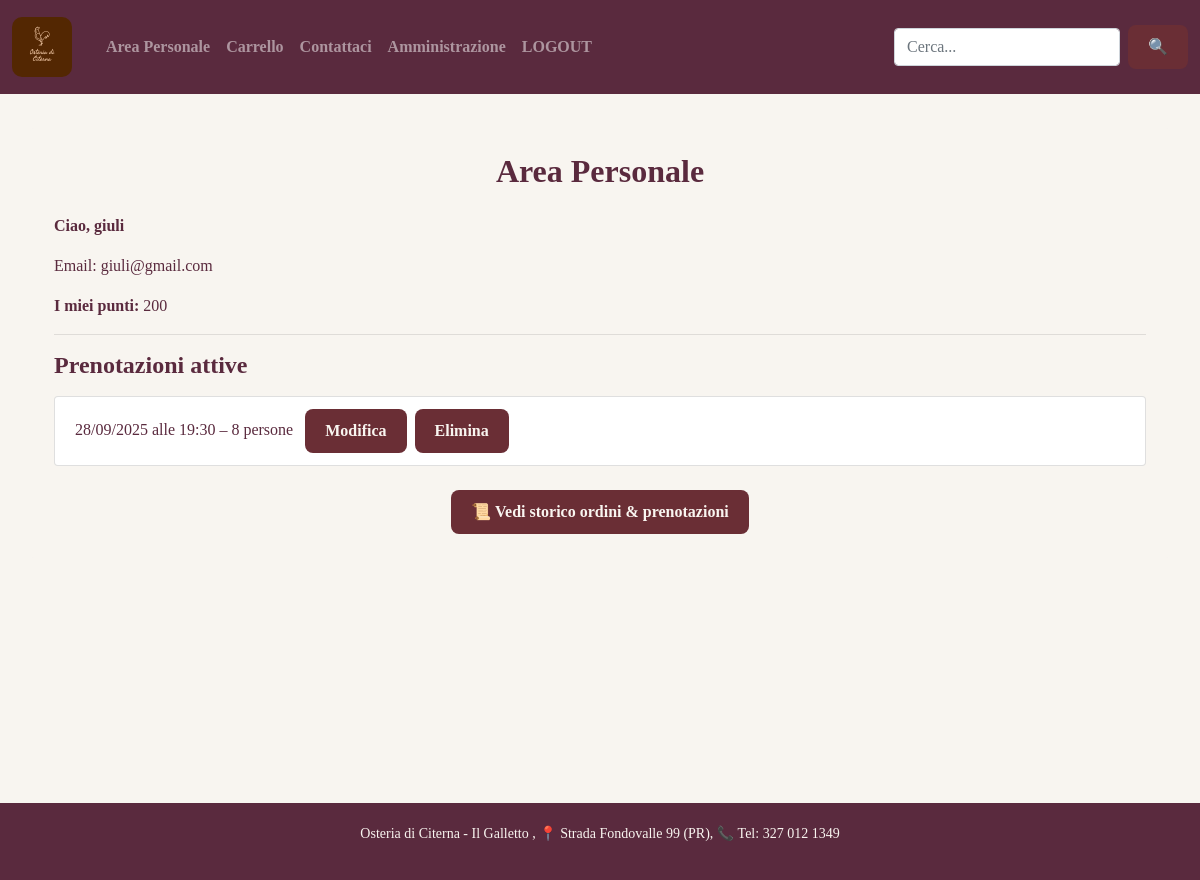
The page /area_personale/ (signed in) on the database its author committed.
### accounts/models.py (models this page shows, shortened)
class Prenotazione(models.Model):
    utente = models.ForeignKey(User, on_delete=models.CASCADE)
    data = models.DateField()
    ora = models.TimeField()
    numero_persone = models.PositiveIntegerField()
    creato_il = models.DateTimeField(auto_now_add=True)
    tavoli_assegnati = models.ManyToManyField(Tavolo, blank=True)

### accounts/views.py (the view)
# urls.py: path('area_personale/', views.area_personale, name='area_personale'),
@login_required
def area_personale(request):
    oggi= date.today()
    utente= request.user
    utente_profile, _ = Utente.objects.get_or_create(user=utente)
    email=utente.email
    punti= utente.utente.saldo_punti
    prenotazioni_attive = Prenotazione.objects.filter(
        utente=request.user,
        data__gte=oggi
    ).order_by('data', 'ora')
    prenotazioni_passate = Prenotazione.objects.filter(
        utente=request.user,
        data__lt=oggi
    ).order_by('-data', '-ora')
    prenotazioni_attive_mod = []
    for p in prenotazioni_attive:
        modificabile = (p.data - oggi) >= timedelta(days=4)
        prenotazioni_attive_mod.append({
            'obj': p,
            'modificabile': modificabile,
        })
    return render(request, 'accounts/area_personale.html', {
        'username': utente.username,
        'email': email,
        'punti': punti,
        'prenotazioni_attive_mod': prenotazioni_attive_mod,
        'prenotazioni_attive': prenotazioni_attive,
        'prenotazioni_passate': prenotazioni_passate,
    })

### accounts/templates/accounts/area_personale.html (shortened to what this page needs)
{% extends 'accounts/main.html' %}
{% load static %}
{% block content %}
<div class="container mt-5 p-4 rounded" style="background-color: #f8f5f0;">
    <h2 class="text-center mb-4" style="color: #5a2a3e;">Area Personale</h2>
    <p><strong>Ciao, {{ username }}</strong></p>
    <p>Email: {{ email }}</p>
    <p><strong>I miei punti:</strong> {{ punti }}</p>
    <hr>
    {% if prenotazioni_attive %}
        <h4>Prenotazioni attive</h4>
        <ul class="list-group mb-4">
        {% for pren in prenotazioni_attive_mod %}
            {% with p=pren.obj %}
            <li class="list-group-item">
                {{ p.data|date:"d/m/Y" }} alle {{ p.ora|time:"H:i" }} – {{ p.numero_persone }} persone
                {% if pren.modificabile %}
                    <a href="{% url 'modifica_prenotazione' p.id %}" class="btn btn-sm btn-outline-primary ml-2">Modifica</a>
                    <form method="post" action="{% url 'elimina_prenotazione' p.id %}" style="display:inline;">
                        <button type="submit" class="btn btn-sm btn-outline-danger ml-1">Elimina</button>
                    </form>
                {% else %}
                    <span class="badge badge-secondary ml-2">Non modificabile</span>
                {% endif %}
            </li>
            {% endwith %}
        {% endfor %}
        </ul>
    {% endif %}
    <div class="text-center mt-4">
        <a href="{% url 'storico_ordini' %}" class="btn btn-outline-dark">
            📜 Vedi storico ordini & prenotazioni
        </a>
    </div>
</div>
{% endblock %}

### static/css/main.css (style rules this page uses)
body { background-color: #f8f5f0; color: #5a2a3e; font-family: 'Georgia', serif; margin: 0; padding: 0; }
h1, h2, h3, h4 { color: #5a2a3e; font-weight: bold; margin-bottom: 1rem; }
.orderpiattobutton, .loginbutton, .registratibutton, .btn { background-color: #6a2e35; color: #f9f5f0; border: none; padding: 10px 20px; border-radius: 8px; font-weight: bold; font-size: 16px; transition: 0.3s ease; }

### rows shown on the page
Prenotazione: obj.data "28/09/2025", obj.ora "19:30", obj.numero_persone "8"

### other values the page prints
{{ username }} "giuli"
{{ email }} "giuli@gmail.com"
{{ punti }} "200"
